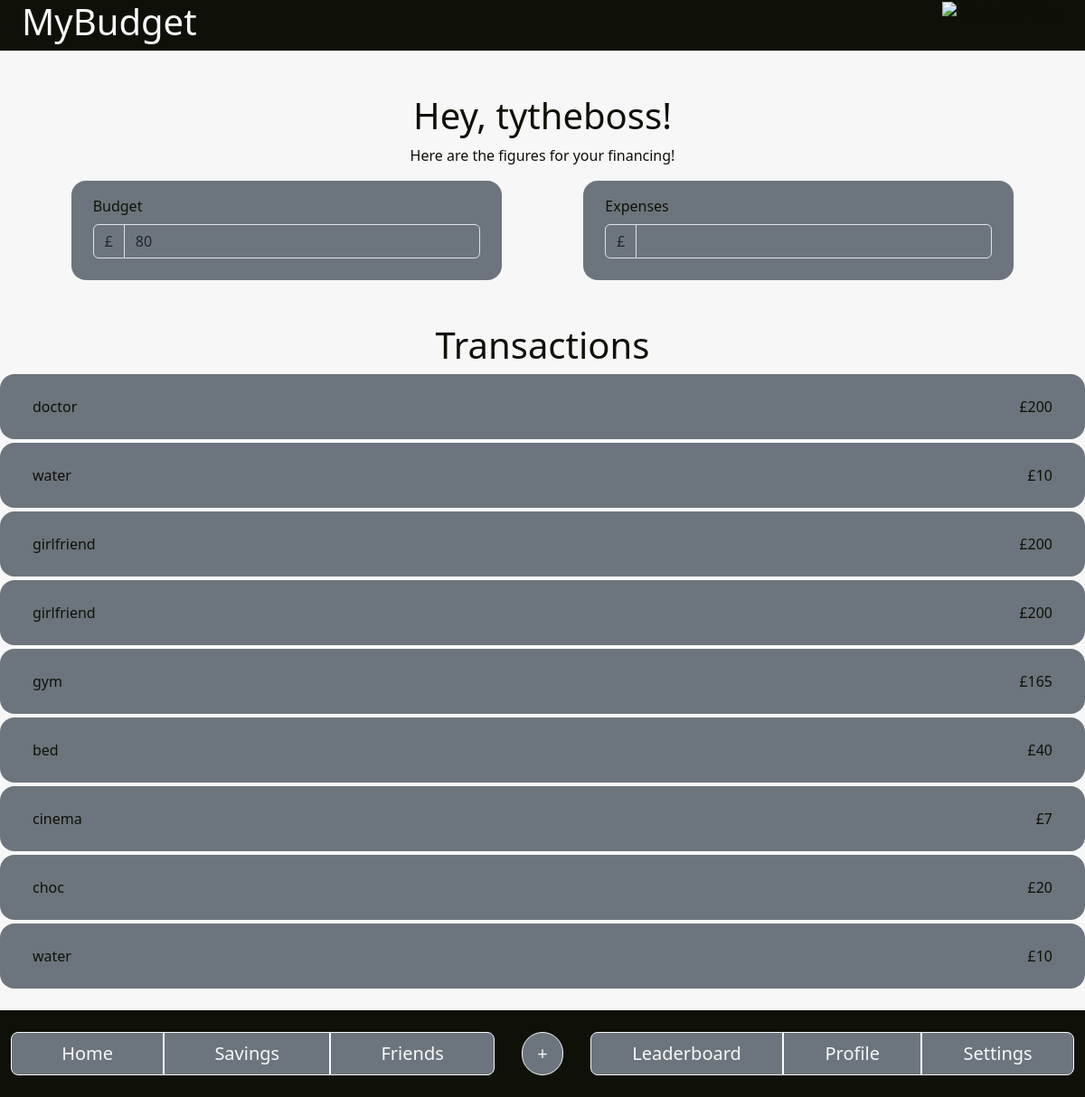
The page /home (signed in) on the database as committed earlier.
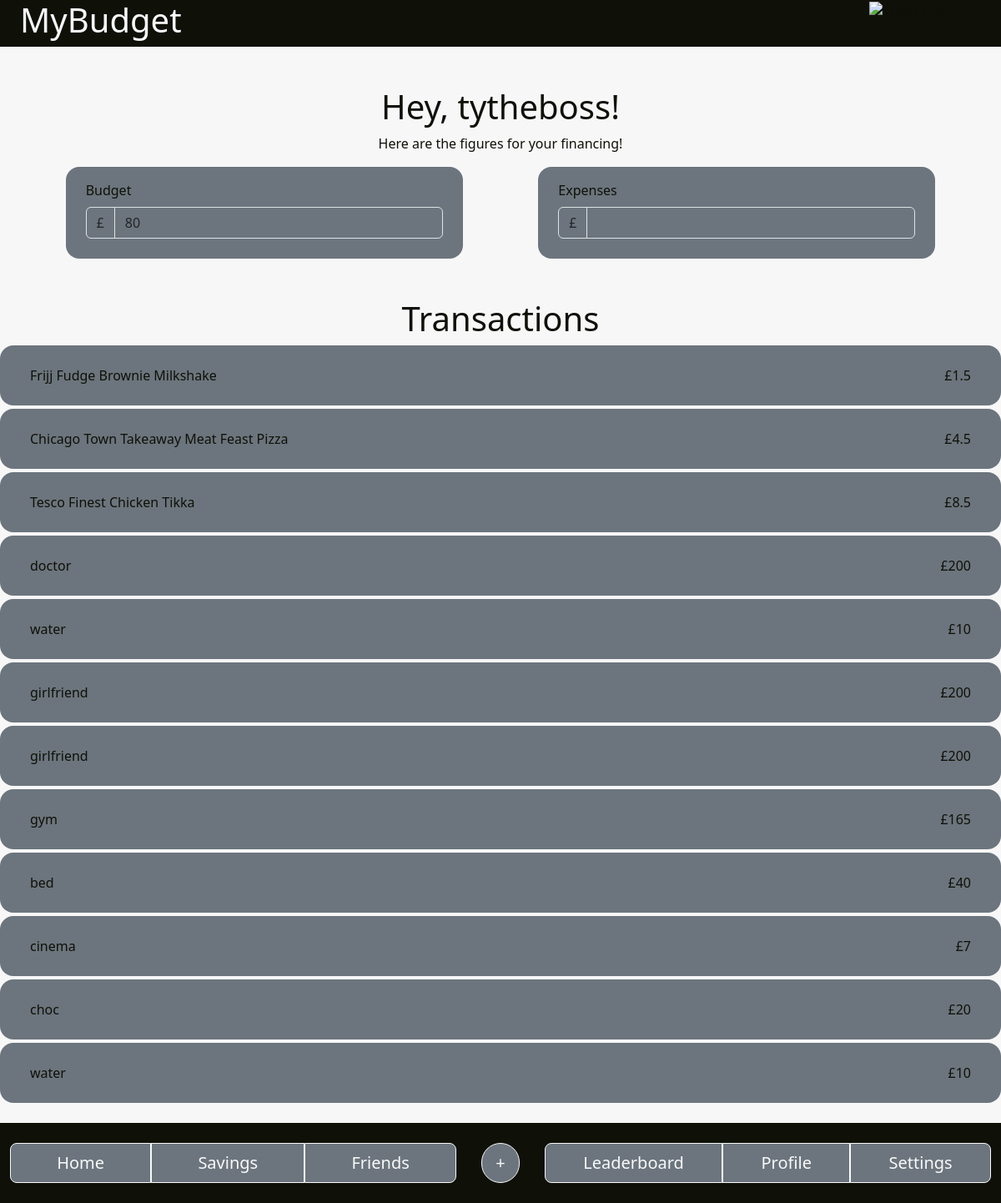
The same page on the database as committed later.
### app.py (models this page shows)
class User(db.Model, UserMixin):
    id = db.Column(db.Integer, primary_key=True)
    username = db.Column(db.String(150), unique=True, nullable=False)
    password = db.Column(db.String(150), nullable=False)
    budget=db.Column(db.Integer, nullable=True)
    purchases = db.relationship('Purchase', back_populates='user', lazy=True)

class Purchase(db.Model):
    id = db.Column(db.Integer, primary_key=True)
    label = db.Column(db.String(150), nullable=False)
    price = db.Column(db.Integer, nullable=False)
    category = db.Column(db.String(150), nullable=False)
    user_id = db.Column(db.Integer, db.ForeignKey('user.id'), nullable=False)
    user = db.relationship('User', back_populates='purchases')

### app.py (the view, shortened to what this page needs)
@app.route("/home", methods=["GET", "POST"])
@login_required
def home():
    purchases = Purchase.query.filter(Purchase.user_id == current_user.id).order_by(Purchase.id.desc()).all()
    return render_template("home.html", purchases=purchases,budget=current_user.budget,user=current_user.username)

### app.py (called while the page is built)
@login_manager.user_loader
def load_user(user_id):
    return User.query.get(int(user_id))

### templates/home.html (shortened to what this page needs)
<!doctype html>
<html lang="en">
    <head>
        <link href="../static/Bootstrap/bootstrap.css" rel="stylesheet"/>
    </head>
    <body style="background-color: #f7f7f8; color:#0F1108">
        <header>
            <div class="container-fluid" style="background-color: #0F1108;">
                <div class="row m-0">
                    <div class="col">
                        <span class="fw-bold text-light">
                            <h1>MyBudget</h1>
                        </span>
                    </div>
                    <div class="col text-end">
                        <span class="fw-bold">
                            <img src="../Photos/app logo short.png" class="img-fluid" alt="Black GBP Sign">
                        </span>
                    </div>
                </div>
            </div>
        </header>
        <main>
            <div class="container-fluid">
                <div class="row text-center mt-5">
                    <div class="col p-auto">
                        <h1>
                            Hey, {{user}}!
                        </h1>
                    </div>
                </div>
            </div>
            <div class="container-xxl">
                <div class="row">
                    <div class="col text-center">
                        <p>Here are the figures for your financing!</p>
                    </div>
                </div>
                <div class="row justify-content-evenly mb-5">
                    <div class="col-lg-5 col-sm-4">
                        <div class="px-4 pt-3 pb-4 bg-secondary rounded-4">
                            <label for="budget" class="form-label">Budget</label>
                                <div class="input-group flex-wrap">
                                    <span class="input-group-text bg-secondary" id="budgetaddon1">£</span>
                                    <input type="number" class="form-control bg-secondary" id="budget-input" aria-describedby="budget input" value="{{budget}}">
                                </div>
                        </div>
                    </div>
                    <div class="col-lg-5 col-sm-4">
                        <div class="px-4 pt-3 pb-4 bg-secondary rounded-4">
                            <label for="Expenses" class="form-label">Expenses</label>
                                <div class="input-group flex-wrap">
                                    <span class="input-group-text bg-secondary" id="expensesaddon1">£</span>
                                    <input type="number" class="form-control bg-secondary" id="Expenses" aria-describedby="expenses input">
                                </div>
                        </div>
                    </div>
                </div>
                <div class="row justify-content-center">
                    <div class="col">
                        <h1 class="text-center">
                            Transactions
                        </h1>
                    </div>
                </div>
                {%for purchase in purchases %}
                <div class="row justify-content-between bg-secondary mb-1 rounded-4">
                    <div class="col">
                        <div class="p-4">
                            {{purchase.label}}
                        </div>
                    </div>
                    <div class="col">
                        <div class="p-4 text-end">
                            £{{purchase.price}}
                        </div>
                    </div>
                </div>
                {% endfor %}
            </div>
        </main>
        <nav class="navbar navbar-extend-md navbar-dark m-0 fixed-bottom" style="background-color: #0F1108;">
            <div class="container-fluid justify-content-center py-2" style="background-color: #0F1108;">
                <div class="col btn-group m-0">
                    <a href="/home" class="btn btn-secondary btn-outline-light btn-lg mx-0">Home</a>
                    <a href="/savings" class="btn btn-secondary btn-outline-light btn-lg mx-0">Savings</a>
                    <a href="/friends" class="btn btn-secondary btn-outline-light btn-lg mx-0 me-1">Friends</a>
                </div>
                <div class="col-12 col-md-1 text-center">
                    <div class="btn-group dropup">
                        <button type="button" class="btn btn-secondary btn-outline-light btn-lg rounded-pill mx-0 my-2" data-bs-toggle="dropdown" aria-expanded="false">
                            +
                        </button>
                    </div>
                </div>
                <div class="col btn-group m-0">
                    <a href="/leaderboard" class="btn btn-secondary btn-outline-light btn-lg mx-0 ms-1">Leaderboard</a>
                    <a href="/profile" class="btn btn-secondary btn-outline-light btn-lg mx-0">Profile</a>
                    <a href="/settings" class="btn btn-secondary btn-outline-light btn-lg mx-0">Settings</a>
                </div>
            </div>
        </nav>
        <footer class="my-5">
            <p>© 2025 Budget Planner. All rights reserved.</p>
        </footer>
    </body>
</html>

Rows that differ between the two databases and show on the page:
added Purchase: label "Frijj Fudge Brownie Milkshake", price "1.5"
added Purchase: label "Chicago Town Takeaway Meat Feast Pizza", price "4.5"
added Purchase: label "Tesco Finest Chicken Tikka", price "8.5"
